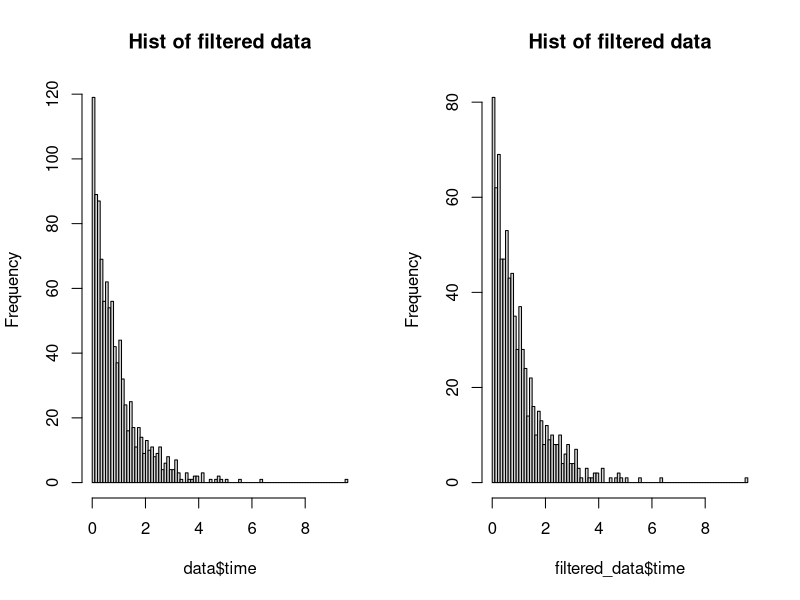

Generate this figure with R:
# EM algorithm

library(ggplot2)

# Question 1(DONE)

# Load data
data <- read.csv("./Homework/Lab/Lab6/censoredproc.csv", 
                sep = ";", header = TRUE)

# Since we don't use the failure row, so all the rows with cens = 2 are filtered out
filtered_data <- data[data$cens != 2,]

layout(matrix(c(1:2), 1, 2))

# plot the data
hist(data$time, breaks = 100, main="Hist of filtered data")

# plot the filtered data
hist(filtered_data$time, breaks = 100, main="Hist of filtered data")

# TODO: comment:
# Accoridng to the plots , we can see that the left_data get sparser and not
# converge to 0,  as what we saw at the plot 1.

# Question 2 & 3

# Since the first one is come from an exponential distribution, and second plot 
# from a truncated exponential distribution. 

# according to the page:
# https://www.statlect.com/fundamentals-of-statistics/exponential-distribution-maximum-likelihood

# we should know the formula 


# question 4 
# and according to the code that provided by the teacher, we can copy it and then
# modify it to fit our data.

# Question 5
# Plot the density curve of the exp(ˆλ)  over plot 1

# question 6
# use se a parametric bootstrap to implement a function and then compare it with
# the data we generated, and then write some comment.

# Function to compute the E-step
estep <- function(lambda, x, c) {
  return(lambda / c * exp(-lambda * x))
}

# Function to compute the M-step
mstep <- function(lambda, x, c) {
  return(sum(x) / sum(c * exp(-lambda * x)))
}

# EM algorithm
em_algorithm <- function(initial_lambda, observed_data, truncation_point, max_iter = 100, tol = 1e-3) {
  lambda_current <- initial_lambda
  
  for (iter in 1:max_iter) {
    # E-step
    expected_values <- estep(lambda_current, observed_data, truncation_point)
    
    # M-step
    lambda_next <- mstep(lambda_current, observed_data, expected_values)
    
    # Check for convergence
    if (abs(lambda_next - lambda_current) < tol) {
      break
    }
    
    # Update lambda for the next iteration
    lambda_current <- lambda_next
  }
  
  return(list(lambda = lambda_current, iterations = iter))
}

# Example usage
set.seed(123)
observed_data <- rexp(100, rate = 0.5)  # Simulated truncated exponential data
truncation_point <- 2

# Initial guess for lambda
initial_lambda <- 0.5

# Run EM algorithm
result <- em_algorithm(initial_lambda, observed_data, truncation_point)

# Print the result
cat("Estimated lambda:", result$lambda, "\n")
cat("Number of iterations:", result$iterations, "\n")
